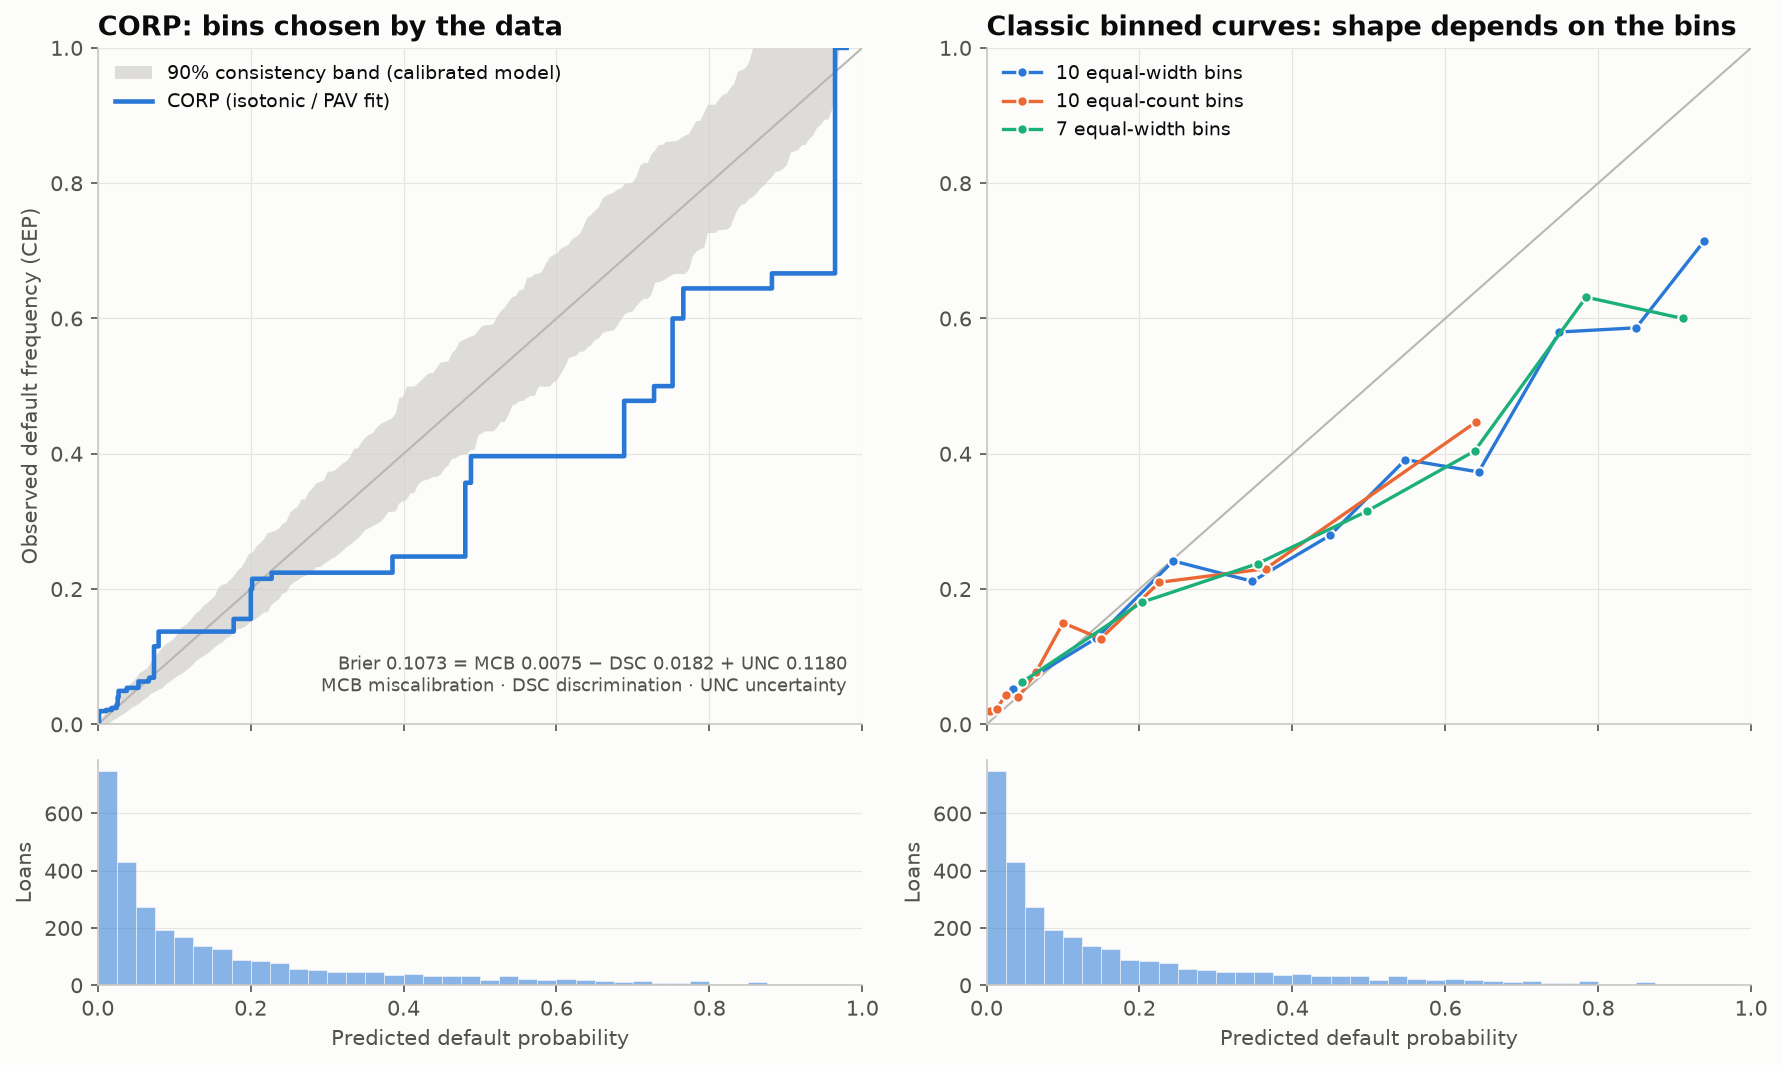

Write Python code to recreate this figure.
"""
CORP Reliability Diagram  -  family: Machine learning

DESIGN PURPOSE
A reliability diagram built the CORP way (consistent, optimally binned,
reproducible). Instead of averaging outcomes in arbitrary bins, it fits an
isotonic (pool-adjacent-violators) regression of outcomes on predicted
probabilities. The bins come out of the data automatically. A consistency band
shows how far a perfectly calibrated model could wander from the diagonal by
chance, and the Brier score splits into miscalibration, discrimination and
uncertainty.

WHEN TO USE
  - Check whether a probability model (default, churn, fraud, recession odds)
    is calibrated, i.e. whether 10% predictions come true 10% of the time
  - Compare calibration across models or vintages without the result depending
    on how you chose bins
  - Report calibration and discrimination as numbers that add up to the Brier
    score

AVOID WHEN
  - Only the ranking of cases matters (use ROC or precision-recall)
  - The outcome is continuous rather than binary (use a Murphy diagram or a
    residual plot)
  - There are only a few dozen cases; the band will be too wide to say
    anything

ALTERNATIVES
  - Classic binned calibration plot (simpler, but the shape changes with the
    bins)
  - Murphy diagram (compares forecasts over all decision thresholds)
  - Decision curve (value of acting on the predictions)

REFERENCE
  - Dimitriadis, T., Gneiting, T. & Jordan, A. I. (2021). Stable reliability
    diagrams for probabilistic classifiers. PNAS 118(8), e2016191118.
    https://doi.org/10.1073/pnas.2016191118

EXAMPLE
A simulated credit book of 3,000 loans. The true default risk depends on a
latent score, and the model's predicted default probabilities are over-
confident: too low for safe borrowers, too high for risky ones.

Run:  python corp_reliability_diagram.py
"""
import sys
from pathlib import Path

import numpy as np
import pandas as pd
import matplotlib.pyplot as plt

# Library style: categorical colors in fixed order, recessive axes, hairline grid.
PALETTE = ["#2a78d6", "#eb6834", "#1baf7a", "#eda100",
           "#e87ba4", "#008300", "#6250d6", "#e34948"]
SEQ_CMAP = "Blues"      # sequential: one hue, light -> dark
DIV_CMAP = "RdBu_r"     # diverging: two opposite hues, neutral midpoint
GRAY = "#b8b7b1"        # de-emphasised marks
plt.rcParams.update({
    "figure.figsize": (8, 4.8), "figure.dpi": 110, "figure.facecolor": "#fcfcfb",
    "axes.facecolor": "#fcfcfb", "axes.edgecolor": "#c9c8c3", "axes.linewidth": 0.8,
    "axes.spines.top": False, "axes.spines.right": False,
    "axes.grid": True, "grid.color": "#e6e5e1", "grid.linewidth": 0.6, "axes.axisbelow": True,
    "axes.prop_cycle": plt.cycler(color=PALETTE),
    "axes.titlesize": 13, "axes.titleweight": "bold", "axes.titlelocation": "left",
    "axes.labelcolor": "#52514e", "xtick.color": "#52514e", "ytick.color": "#52514e",
    "text.color": "#0b0b0b", "font.size": 10, "lines.linewidth": 2,
    "legend.frameon": False,
})

from sklearn.isotonic import IsotonicRegression
from sklearn.calibration import calibration_curve

# --- Example data ------------------------------------------------------------
rng = np.random.default_rng(21)
n = 3000
# Simulated credit book: true default risk comes from a latent score; the model over-reacts to it.
score = rng.normal(0, 1, n)
true_pd = 1 / (1 + np.exp(-(-2.2 + 1.1 * score)))
default = rng.binomial(1, true_pd)
pred_pd = 1 / (1 + np.exp(-(-2.5 + 1.8 * score + rng.normal(0, 0.25, n))))
df = pd.DataFrame({"pred_pd": pred_pd, "default": default})
df.describe().round(3)

# --- Plot --------------------------------------------------------------------
order = np.argsort(df["pred_pd"].to_numpy())
p = df["pred_pd"].to_numpy()[order]
y = df["default"].to_numpy()[order]

def pav(x, outcome):
    return IsotonicRegression(y_min=0, y_max=1, out_of_bounds="clip").fit(x, outcome)

cep = pav(p, y).predict(p)  # CORP: conditional event probability from pool-adjacent-violators

# 90% consistency band: refit PAV on outcomes drawn from a perfectly calibrated model (y* ~ Bernoulli(p)).
rng_band = np.random.default_rng(7)
grid = np.linspace(p.min(), p.max(), 200)
sims = np.array([pav(p, rng_band.binomial(1, p)).predict(grid) for _ in range(300)])
band_lo, band_hi = np.quantile(sims, [0.05, 0.95], axis=0)

# CORP decomposition of the Brier score: S = MCB - DSC + UNC
S = np.mean((p - y) ** 2)
S_cal = np.mean((cep - y) ** 2)
S_ref = np.mean((y.mean() - y) ** 2)
MCB, DSC, UNC = S - S_cal, S_ref - S_cal, S_ref

fig, axes = plt.subplots(2, 2, figsize=(12, 7.2), height_ratios=[3, 1], sharex="col")
ax, ax2 = axes[0]
for a in (ax, ax2):
    a.plot([0, 1], [0, 1], color=GRAY, linewidth=1)
    a.set_xlim(0, 1)
    a.set_ylim(0, 1)

ax.fill_between(grid, band_lo, band_hi, color="#d0cfca", alpha=0.7, linewidth=0,
                label="90% consistency band (calibrated model)")
ax.step(p, cep, where="post", color=PALETTE[0], linewidth=2.2, label="CORP (isotonic / PAV fit)")
ax.set_ylabel("Observed default frequency (CEP)")
ax.set_title("CORP: bins chosen by the data")
ax.text(0.98, 0.04,
        f"Brier {S:.4f} = MCB {MCB:.4f} − DSC {DSC:.4f} + UNC {UNC:.4f}\n"
        "MCB miscalibration · DSC discrimination · UNC uncertainty",
        transform=ax.transAxes, ha="right", va="bottom", fontsize=8.5, color="#52514e")
ax.legend(loc="upper left", fontsize=9)

for color, (label, n_bins, strategy) in zip(
        PALETTE, [("10 equal-width bins", 10, "uniform"), ("10 equal-count bins", 10, "quantile"),
                  ("7 equal-width bins", 7, "uniform")]):
    frac, mean_pred = calibration_curve(y, p, n_bins=n_bins, strategy=strategy)
    ax2.plot(mean_pred, frac, "o-", color=color, markersize=5, linewidth=1.6, label=label,
             markeredgecolor="#fcfcfb", markeredgewidth=1)
ax2.set_title("Classic binned curves: shape depends on the bins")
ax2.legend(loc="upper left", fontsize=9)

for a in axes[1]:
    a.hist(p, bins=np.linspace(0, 1, 41), color=PALETTE[0], alpha=0.55, edgecolor="#fcfcfb", linewidth=0.5)
    a.set_xlabel("Predicted default probability")
    a.set_ylabel("Loans")
    a.grid(axis="x", visible=False)
fig.tight_layout()

# --- Save / show -------------------------------------------------------------
out = Path(__file__).with_name(Path(__file__).stem + ".png")
fig.savefig(out, dpi=150, bbox_inches="tight")
print(f"saved {out}")
if "--no-show" not in sys.argv:
    plt.show()
